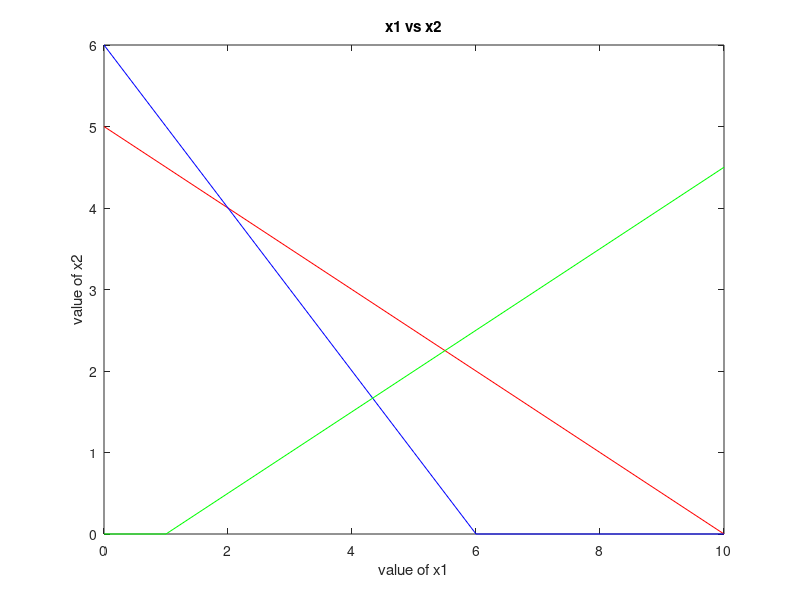

MATLAB code to generate this figure: (Note: this script raises an error after producing the figure.)
clc
clear all
format rat
% x1 + 2x2 = 10
% x1 + x2 = 6
% x1 - 2x2 = 1
%Graphical METHOD
%% phase 1: Input Parameter
%A=[2 3; 3 4; 40 6];
% A=[1 2; 1 1; 0 1];
% B=[2000; 1500; 600];
A=[1 2; 1 1; 1 -2];
B=[10; 6;1];
C=[2 3];
%% phase 2: Plotting the graph
P=max(B);
y1=0:1:max(B);
x11=(B(1)-A(1,1).*y1)./A(1,2);   % will find the mqa
x21=(B(2)-A(2,1).*y1)./A(2,2);
x31=(B(3)-A(3,1).*y1)./A(3,2);
x11=max(0,x11);
x21=max(0,x21);
x31=max(0,x31);
plot(y1,x11,'r',y1,x21,'b',y1,x31,'g')
title('x1 vs x2');
xlabel('value of x1')
ylabel('value of x2')
%% phase 3: find corner point with axes 
cx1=find(y1==0) %points with x1 axis
c1=find(x11==0)  %points with x2   axis
Line1=[y1(:,[c1 cx1]); x11(:,[c1 cx1])]'
 
c2=find(x21==0);  %points with x2   axis
Line2=[y1(:,[c2 cx1]); x21(:,[c2 cx1])]' 

c3=find(x31==0);  %points with x2   axis
Line3=[y1(:,[c3 cx1]); x31(:,[c3 cx1])]' 
corpt=unique([Line1;Line2;Line3],'rows')
%% phase 4: Intersecting points
 pt=[0;0];
for i=1:size(A,1)
    A1=A(i,:);
    B1=B(i,:);
    for j=i+1:size(A,1)
    A2=A(j,:);
    B2=B(j,:);
    A4=[A1; A2];
    B4=[B1; B2];
    X=A4\B4;
    pt=[pt X];
       
end
end
  ptt=pt'
%% Phase5: all corner points
allpt=[ptt;corpt]
points=unique(allpt,'rows')
%% Phase 6: Feasible Region
PT=output(points)
P=unique(PT,'rows')

%% Phase 7: Finding Maximum
Z= C*P'
Z=Z';
[obj ind]= max(Z)
objpt=P(ind,: )
Objvalue=[objpt obj]